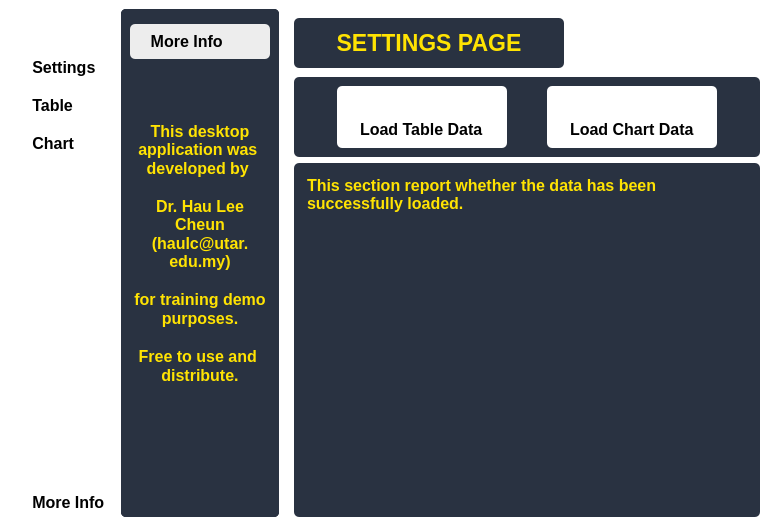
<?xml version="1.0" encoding="UTF-8"?>
<ui version="4.0">
 <class>MainWindow</class>
 <widget class="QMainWindow" name="MainWindow">
  <property name="geometry">
   <rect>
    <x>0</x>
    <y>0</y>
    <width>778</width>
    <height>526</height>
   </rect>
  </property>
  <property name="windowTitle">
   <string>MainWindow</string>
  </property>
  <property name="styleSheet">
   <string notr="true">*{
background: #fff;
border: none;
padding: 0;
margin: 0;
}

#leftMenuSubContainer QPushButton{
text-align: left;
padding: 5px 10px;
border-top-left-radius: 10px;
border-bottom-left-radius: 10px;
}
</string>
  </property>
  <widget class="QWidget" name="centralwidget">
   <layout class="QHBoxLayout" name="horizontalLayout" stretch="0,0,2">
    <item alignment="Qt::AlignLeft">
     <widget class="QWidget" name="leftMenuContainer" native="true">
      <property name="minimumSize">
       <size>
        <width>0</width>
        <height>0</height>
       </size>
      </property>
      <property name="styleSheet">
       <string notr="true"/>
      </property>
      <layout class="QVBoxLayout" name="verticalLayout">
       <property name="spacing">
        <number>0</number>
       </property>
       <property name="leftMargin">
        <number>0</number>
       </property>
       <property name="topMargin">
        <number>0</number>
       </property>
       <property name="rightMargin">
        <number>0</number>
       </property>
       <property name="bottomMargin">
        <number>0</number>
       </property>
       <item alignment="Qt::AlignLeft">
        <widget class="QWidget" name="leftMenuSubContainer" native="true">
         <layout class="QVBoxLayout" name="verticalLayout_2" stretch="0,0,2,0">
          <property name="spacing">
           <number>0</number>
          </property>
          <property name="leftMargin">
           <number>0</number>
          </property>
          <property name="topMargin">
           <number>0</number>
          </property>
          <property name="rightMargin">
           <number>0</number>
          </property>
          <property name="bottomMargin">
           <number>0</number>
          </property>
          <item alignment="Qt::AlignTop">
           <widget class="QFrame" name="frame">
            <property name="styleSheet">
             <string notr="true"/>
            </property>
            <property name="frameShape">
             <enum>QFrame::StyledPanel</enum>
            </property>
            <property name="frameShadow">
             <enum>QFrame::Raised</enum>
            </property>
            <layout class="QVBoxLayout" name="verticalLayout_3">
             <property name="spacing">
              <number>0</number>
             </property>
             <property name="leftMargin">
              <number>0</number>
             </property>
             <property name="topMargin">
              <number>0</number>
             </property>
             <property name="rightMargin">
              <number>0</number>
             </property>
             <property name="bottomMargin">
              <number>0</number>
             </property>
             <item>
              <widget class="QPushButton" name="menuBtn">
               <property name="font">
                <font>
                 <pointsize>12</pointsize>
                </font>
               </property>
               <property name="text">
                <string/>
               </property>
               <property name="icon">
                <iconset>
                 <normaloff>../resources/menuExpandBtn1.png</normaloff>../resources/menuExpandBtn1.png</iconset>
               </property>
               <property name="iconSize">
                <size>
                 <width>25</width>
                 <height>25</height>
                </size>
               </property>
              </widget>
             </item>
            </layout>
           </widget>
          </item>
          <item>
           <widget class="QFrame" name="frame_2">
            <property name="sizePolicy">
             <sizepolicy hsizetype="Preferred" vsizetype="Expanding">
              <horstretch>0</horstretch>
              <verstretch>0</verstretch>
             </sizepolicy>
            </property>
            <property name="styleSheet">
             <string notr="true"/>
            </property>
            <property name="frameShape">
             <enum>QFrame::StyledPanel</enum>
            </property>
            <property name="frameShadow">
             <enum>QFrame::Raised</enum>
            </property>
            <layout class="QVBoxLayout" name="verticalLayout_4">
             <property name="spacing">
              <number>9</number>
             </property>
             <property name="leftMargin">
              <number>0</number>
             </property>
             <property name="topMargin">
              <number>15</number>
             </property>
             <property name="rightMargin">
              <number>0</number>
             </property>
             <property name="bottomMargin">
              <number>0</number>
             </property>
             <item>
              <widget class="QPushButton" name="settingsBtn">
               <property name="font">
                <font>
                 <pointsize>12</pointsize>
                 <bold>true</bold>
                </font>
               </property>
               <property name="text">
                <string>   Settings</string>
               </property>
               <property name="icon">
                <iconset>
                 <normaloff>../resources/settingsBtn.png</normaloff>../resources/settingsBtn.png</iconset>
               </property>
               <property name="iconSize">
                <size>
                 <width>25</width>
                 <height>25</height>
                </size>
               </property>
              </widget>
             </item>
             <item>
              <widget class="QPushButton" name="tableBtn">
               <property name="font">
                <font>
                 <pointsize>12</pointsize>
                 <bold>true</bold>
                </font>
               </property>
               <property name="text">
                <string>   Table</string>
               </property>
               <property name="icon">
                <iconset>
                 <normaloff>../resources/tableBtn.png</normaloff>../resources/tableBtn.png</iconset>
               </property>
               <property name="iconSize">
                <size>
                 <width>25</width>
                 <height>25</height>
                </size>
               </property>
              </widget>
             </item>
             <item>
              <widget class="QPushButton" name="chartBtn">
               <property name="font">
                <font>
                 <pointsize>12</pointsize>
                 <bold>true</bold>
                </font>
               </property>
               <property name="text">
                <string>   Chart</string>
               </property>
               <property name="icon">
                <iconset>
                 <normaloff>../resources/chartBtn.png</normaloff>../resources/chartBtn.png</iconset>
               </property>
               <property name="iconSize">
                <size>
                 <width>25</width>
                 <height>25</height>
                </size>
               </property>
              </widget>
             </item>
            </layout>
           </widget>
          </item>
          <item>
           <spacer name="verticalSpacer">
            <property name="orientation">
             <enum>Qt::Vertical</enum>
            </property>
            <property name="sizeHint" stdset="0">
             <size>
              <width>20</width>
              <height>40</height>
             </size>
            </property>
           </spacer>
          </item>
          <item alignment="Qt::AlignBottom">
           <widget class="QFrame" name="frame_3">
            <property name="styleSheet">
             <string notr="true"/>
            </property>
            <property name="frameShape">
             <enum>QFrame::StyledPanel</enum>
            </property>
            <property name="frameShadow">
             <enum>QFrame::Raised</enum>
            </property>
            <layout class="QVBoxLayout" name="verticalLayout_5">
             <property name="spacing">
              <number>0</number>
             </property>
             <property name="leftMargin">
              <number>0</number>
             </property>
             <property name="topMargin">
              <number>0</number>
             </property>
             <property name="rightMargin">
              <number>0</number>
             </property>
             <property name="bottomMargin">
              <number>0</number>
             </property>
             <item>
              <widget class="QPushButton" name="likeBtn">
               <property name="font">
                <font>
                 <pointsize>12</pointsize>
                 <bold>true</bold>
                </font>
               </property>
               <property name="text">
                <string>   More Info</string>
               </property>
               <property name="icon">
                <iconset>
                 <normaloff>../resources/likeBtn.png</normaloff>../resources/likeBtn.png</iconset>
               </property>
               <property name="iconSize">
                <size>
                 <width>25</width>
                 <height>25</height>
                </size>
               </property>
              </widget>
             </item>
            </layout>
           </widget>
          </item>
         </layout>
        </widget>
       </item>
      </layout>
     </widget>
    </item>
    <item alignment="Qt::AlignLeft">
     <widget class="QWidget" name="centerMenuContainer" native="true">
      <property name="styleSheet">
       <string notr="true">background: #293241; 
border-radius: 5px;</string>
      </property>
      <layout class="QVBoxLayout" name="verticalLayout_6" stretch="0">
       <property name="spacing">
        <number>0</number>
       </property>
       <property name="leftMargin">
        <number>0</number>
       </property>
       <property name="topMargin">
        <number>0</number>
       </property>
       <property name="rightMargin">
        <number>0</number>
       </property>
       <property name="bottomMargin">
        <number>0</number>
       </property>
       <item>
        <widget class="QWidget" name="centerMenuSubContainer" native="true">
         <layout class="QVBoxLayout" name="verticalLayout_8">
          <property name="spacing">
           <number>0</number>
          </property>
          <property name="leftMargin">
           <number>0</number>
          </property>
          <property name="topMargin">
           <number>0</number>
          </property>
          <property name="rightMargin">
           <number>0</number>
          </property>
          <property name="bottomMargin">
           <number>0</number>
          </property>
          <item>
           <widget class="QFrame" name="frame_4">
            <property name="frameShape">
             <enum>QFrame::StyledPanel</enum>
            </property>
            <property name="frameShadow">
             <enum>QFrame::Raised</enum>
            </property>
            <layout class="QVBoxLayout" name="verticalLayout_7">
             <property name="leftMargin">
              <number>9</number>
             </property>
             <property name="topMargin">
              <number>15</number>
             </property>
             <property name="bottomMargin">
              <number>12</number>
             </property>
             <item>
              <widget class="QPushButton" name="closeMoreMenuBtn">
               <property name="minimumSize">
                <size>
                 <width>0</width>
                 <height>35</height>
                </size>
               </property>
               <property name="font">
                <font>
                 <pointsize>12</pointsize>
                 <bold>true</bold>
                </font>
               </property>
               <property name="layoutDirection">
                <enum>Qt::RightToLeft</enum>
               </property>
               <property name="styleSheet">
                <string notr="true">background-color: #ededed;
border-radius: 5px;</string>
               </property>
               <property name="text">
                <string>More Info      </string>
               </property>
               <property name="icon">
                <iconset>
                 <normaloff>../resources/closeBtn.png</normaloff>../resources/closeBtn.png</iconset>
               </property>
               <property name="iconSize">
                <size>
                 <width>15</width>
                 <height>15</height>
                </size>
               </property>
              </widget>
             </item>
            </layout>
           </widget>
          </item>
          <item>
           <widget class="QFrame" name="frame_5">
            <property name="frameShape">
             <enum>QFrame::StyledPanel</enum>
            </property>
            <property name="frameShadow">
             <enum>QFrame::Raised</enum>
            </property>
            <layout class="QHBoxLayout" name="horizontalLayout_2">
             <item>
              <widget class="QTextEdit" name="textEdit">
               <property name="maximumSize">
                <size>
                 <width>140</width>
                 <height>16777215</height>
                </size>
               </property>
               <property name="font">
                <font>
                 <pointsize>12</pointsize>
                </font>
               </property>
               <property name="styleSheet">
                <string notr="true">	color: #FFE302;</string>
               </property>
               <property name="readOnly">
                <bool>true</bool>
               </property>
               <property name="html">
                <string>&lt;!DOCTYPE HTML PUBLIC &quot;-//W3C//DTD HTML 4.0//EN&quot; &quot;http://www.w3.org/TR/REC-html40/strict.dtd&quot;&gt;
&lt;html&gt;&lt;head&gt;&lt;meta name=&quot;qrichtext&quot; content=&quot;1&quot; /&gt;&lt;meta charset=&quot;utf-8&quot; /&gt;&lt;style type=&quot;text/css&quot;&gt;
p, li { white-space: pre-wrap; }
hr { height: 1px; border-width: 0; }
li.unchecked::marker { content: &quot;\2610&quot;; }
li.checked::marker { content: &quot;\2612&quot;; }
&lt;/style&gt;&lt;/head&gt;&lt;body style=&quot; font-family:'Segoe UI'; font-size:12pt; font-weight:400; font-style:normal;&quot;&gt;
&lt;p style=&quot;-qt-paragraph-type:empty; margin-top:0px; margin-bottom:0px; margin-left:0px; margin-right:0px; -qt-block-indent:0; text-indent:0px;&quot;&gt;&lt;br /&gt;&lt;/p&gt;
&lt;p style=&quot;-qt-paragraph-type:empty; margin-top:0px; margin-bottom:0px; margin-left:0px; margin-right:0px; -qt-block-indent:0; text-indent:0px;&quot;&gt;&lt;br /&gt;&lt;/p&gt;
&lt;p align=&quot;center&quot; style=&quot; margin-top:0px; margin-bottom:0px; margin-left:0px; margin-right:0px; -qt-block-indent:0; text-indent:0px;&quot;&gt;&lt;span style=&quot; font-weight:700;&quot;&gt;This desktop application was &lt;/span&gt;&lt;/p&gt;
&lt;p align=&quot;center&quot; style=&quot; margin-top:0px; margin-bottom:0px; margin-left:0px; margin-right:0px; -qt-block-indent:0; text-indent:0px;&quot;&gt;&lt;span style=&quot; font-weight:700;&quot;&gt;developed by &lt;/span&gt;&lt;/p&gt;
&lt;p align=&quot;center&quot; style=&quot;-qt-paragraph-type:empty; margin-top:0px; margin-bottom:0px; margin-left:0px; margin-right:0px; -qt-block-indent:0; text-indent:0px; font-weight:700;&quot;&gt;&lt;br /&gt;&lt;/p&gt;
&lt;p align=&quot;center&quot; style=&quot; margin-top:0px; margin-bottom:0px; margin-left:0px; margin-right:0px; -qt-block-indent:0; text-indent:0px;&quot;&gt;&lt;span style=&quot; font-weight:700;&quot;&gt;Dr. Hau Lee Cheun&lt;/span&gt;&lt;/p&gt;
&lt;p align=&quot;center&quot; style=&quot; margin-top:0px; margin-bottom:0px; margin-left:0px; margin-right:0px; -qt-block-indent:0; text-indent:0px;&quot;&gt;&lt;span style=&quot; font-weight:700;&quot;&gt;(haulc@utar.&lt;br /&gt;edu.my)&lt;/span&gt;&lt;/p&gt;
&lt;p align=&quot;center&quot; style=&quot;-qt-paragraph-type:empty; margin-top:0px; margin-bottom:0px; margin-left:0px; margin-right:0px; -qt-block-indent:0; text-indent:0px; font-weight:700;&quot;&gt;&lt;br /&gt;&lt;/p&gt;
&lt;p align=&quot;center&quot; style=&quot; margin-top:0px; margin-bottom:0px; margin-left:0px; margin-right:0px; -qt-block-indent:0; text-indent:0px;&quot;&gt;&lt;span style=&quot; font-weight:700;&quot;&gt;for training demo &lt;/span&gt;&lt;/p&gt;
&lt;p align=&quot;center&quot; style=&quot; margin-top:0px; margin-bottom:0px; margin-left:0px; margin-right:0px; -qt-block-indent:0; text-indent:0px;&quot;&gt;&lt;span style=&quot; font-weight:700;&quot;&gt;purposes.&lt;/span&gt;&lt;/p&gt;
&lt;p style=&quot;-qt-paragraph-type:empty; margin-top:0px; margin-bottom:0px; margin-left:0px; margin-right:0px; -qt-block-indent:0; text-indent:0px; font-weight:700;&quot;&gt;&lt;br /&gt;&lt;/p&gt;
&lt;p align=&quot;center&quot; style=&quot; margin-top:0px; margin-bottom:0px; margin-left:0px; margin-right:0px; -qt-block-indent:0; text-indent:0px;&quot;&gt;&lt;span style=&quot; font-weight:700;&quot;&gt;Free to use and &lt;/span&gt;&lt;/p&gt;
&lt;p align=&quot;center&quot; style=&quot; margin-top:0px; margin-bottom:0px; margin-left:0px; margin-right:0px; -qt-block-indent:0; text-indent:0px;&quot;&gt;&lt;span style=&quot; font-weight:700;&quot;&gt;distribute.&lt;/span&gt;&lt;/p&gt;&lt;/body&gt;&lt;/html&gt;</string>
               </property>
              </widget>
             </item>
            </layout>
           </widget>
          </item>
         </layout>
        </widget>
       </item>
      </layout>
     </widget>
    </item>
    <item>
     <widget class="QWidget" name="mainBodyContainer" native="true">
      <property name="styleSheet">
       <string notr="true"/>
      </property>
      <layout class="QVBoxLayout" name="verticalLayout_9">
       <property name="spacing">
        <number>0</number>
       </property>
       <property name="leftMargin">
        <number>0</number>
       </property>
       <property name="topMargin">
        <number>0</number>
       </property>
       <property name="rightMargin">
        <number>0</number>
       </property>
       <property name="bottomMargin">
        <number>0</number>
       </property>
       <item>
        <widget class="QStackedWidget" name="mainPages">
         <property name="currentIndex">
          <number>0</number>
         </property>
         <widget class="QWidget" name="settingPage">
          <layout class="QVBoxLayout" name="verticalLayout_10" stretch="0,2">
           <property name="spacing">
            <number>0</number>
           </property>
           <property name="leftMargin">
            <number>0</number>
           </property>
           <property name="topMargin">
            <number>0</number>
           </property>
           <property name="rightMargin">
            <number>0</number>
           </property>
           <property name="bottomMargin">
            <number>0</number>
           </property>
           <item alignment="Qt::AlignLeft|Qt::AlignTop">
            <widget class="QFrame" name="settingPageHeader">
             <property name="styleSheet">
              <string notr="true"/>
             </property>
             <property name="frameShape">
              <enum>QFrame::StyledPanel</enum>
             </property>
             <property name="frameShadow">
              <enum>QFrame::Raised</enum>
             </property>
             <layout class="QHBoxLayout" name="horizontalLayout_3">
              <property name="leftMargin">
               <number>9</number>
              </property>
              <item alignment="Qt::AlignLeft">
               <widget class="QPushButton" name="settingsPageLabel">
                <property name="minimumSize">
                 <size>
                  <width>270</width>
                  <height>50</height>
                 </size>
                </property>
                <property name="font">
                 <font>
                  <pointsize>17</pointsize>
                  <italic>false</italic>
                  <bold>true</bold>
                  <underline>false</underline>
                 </font>
                </property>
                <property name="styleSheet">
                 <string notr="true">background: #293241; 
color: #FFE302;
border-radius: 5px;</string>
                </property>
                <property name="text">
                 <string>SETTINGS PAGE</string>
                </property>
                <property name="icon">
                 <iconset>
                  <normaloff>../resources/settingsBtn.png</normaloff>../resources/settingsBtn.png</iconset>
                </property>
                <property name="iconSize">
                 <size>
                  <width>0</width>
                  <height>0</height>
                 </size>
                </property>
               </widget>
              </item>
             </layout>
            </widget>
           </item>
           <item>
            <widget class="QFrame" name="settingPageContent">
             <property name="styleSheet">
              <string notr="true"/>
             </property>
             <property name="frameShape">
              <enum>QFrame::StyledPanel</enum>
             </property>
             <property name="frameShadow">
              <enum>QFrame::Raised</enum>
             </property>
             <layout class="QVBoxLayout" name="verticalLayout_13" stretch="0,2">
              <property name="topMargin">
               <number>0</number>
              </property>
              <property name="bottomMargin">
               <number>0</number>
              </property>
              <item>
               <widget class="QFrame" name="sP_topSection">
                <property name="styleSheet">
                 <string notr="true">background: #293241; 
border-radius: 5px;</string>
                </property>
                <property name="frameShape">
                 <enum>QFrame::StyledPanel</enum>
                </property>
                <property name="frameShadow">
                 <enum>QFrame::Raised</enum>
                </property>
                <layout class="QHBoxLayout" name="horizontalLayout_6">
                 <item>
                  <widget class="QFrame" name="sP_tS_in1">
                   <property name="maximumSize">
                    <size>
                     <width>170</width>
                     <height>95</height>
                    </size>
                   </property>
                   <property name="styleSheet">
                    <string notr="true">background-color: #fff;
border-radius: 5px;</string>
                   </property>
                   <property name="frameShape">
                    <enum>QFrame::StyledPanel</enum>
                   </property>
                   <property name="frameShadow">
                    <enum>QFrame::Raised</enum>
                   </property>
                   <layout class="QVBoxLayout" name="verticalLayout_15">
                    <item>
                     <widget class="QPushButton" name="settingsBtn_2">
                      <property name="font">
                       <font>
                        <pointsize>12</pointsize>
                        <bold>true</bold>
                       </font>
                      </property>
                      <property name="text">
                       <string/>
                      </property>
                      <property name="icon">
                       <iconset>
                        <normaloff>../resources/tableBtn.png</normaloff>../resources/tableBtn.png</iconset>
                      </property>
                      <property name="iconSize">
                       <size>
                        <width>50</width>
                        <height>50</height>
                       </size>
                      </property>
                     </widget>
                    </item>
                    <item alignment="Qt::AlignHCenter">
                     <widget class="QLabel" name="label">
                      <property name="font">
                       <font>
                        <pointsize>12</pointsize>
                        <bold>true</bold>
                       </font>
                      </property>
                      <property name="text">
                       <string>Load Table Data</string>
                      </property>
                     </widget>
                    </item>
                   </layout>
                  </widget>
                 </item>
                 <item>
                  <widget class="QFrame" name="sP_tS_in2">
                   <property name="maximumSize">
                    <size>
                     <width>170</width>
                     <height>95</height>
                    </size>
                   </property>
                   <property name="styleSheet">
                    <string notr="true">background-color: #fff;
border-radius: 5px;</string>
                   </property>
                   <property name="frameShape">
                    <enum>QFrame::StyledPanel</enum>
                   </property>
                   <property name="frameShadow">
                    <enum>QFrame::Raised</enum>
                   </property>
                   <layout class="QVBoxLayout" name="verticalLayout_14">
                    <item>
                     <widget class="QPushButton" name="settingsBtn_3">
                      <property name="font">
                       <font>
                        <pointsize>12</pointsize>
                        <bold>true</bold>
                       </font>
                      </property>
                      <property name="text">
                       <string/>
                      </property>
                      <property name="icon">
                       <iconset>
                        <normaloff>../resources/chartBtn.png</normaloff>../resources/chartBtn.png</iconset>
                      </property>
                      <property name="iconSize">
                       <size>
                        <width>50</width>
                        <height>50</height>
                       </size>
                      </property>
                     </widget>
                    </item>
                    <item alignment="Qt::AlignHCenter">
                     <widget class="QLabel" name="label_2">
                      <property name="font">
                       <font>
                        <pointsize>12</pointsize>
                        <bold>true</bold>
                       </font>
                      </property>
                      <property name="text">
                       <string>Load Chart Data</string>
                      </property>
                     </widget>
                    </item>
                   </layout>
                  </widget>
                 </item>
                </layout>
               </widget>
              </item>
              <item>
               <widget class="QFrame" name="sP_midSection">
                <property name="styleSheet">
                 <string notr="true">background: #293241; 
border-radius: 5px;</string>
                </property>
                <property name="frameShape">
                 <enum>QFrame::StyledPanel</enum>
                </property>
                <property name="frameShadow">
                 <enum>QFrame::Raised</enum>
                </property>
                <layout class="QVBoxLayout" name="verticalLayout_17">
                 <item>
                  <widget class="QTextEdit" name="sP_tS_out">
                   <property name="maximumSize">
                    <size>
                     <width>16777215</width>
                     <height>16777215</height>
                    </size>
                   </property>
                   <property name="font">
                    <font>
                     <pointsize>12</pointsize>
                     <bold>true</bold>
                    </font>
                   </property>
                   <property name="styleSheet">
                    <string notr="true">	color: #FFE302;</string>
                   </property>
                   <property name="readOnly">
                    <bool>true</bool>
                   </property>
                   <property name="html">
                    <string>&lt;!DOCTYPE HTML PUBLIC &quot;-//W3C//DTD HTML 4.0//EN&quot; &quot;http://www.w3.org/TR/REC-html40/strict.dtd&quot;&gt;
&lt;html&gt;&lt;head&gt;&lt;meta name=&quot;qrichtext&quot; content=&quot;1&quot; /&gt;&lt;meta charset=&quot;utf-8&quot; /&gt;&lt;style type=&quot;text/css&quot;&gt;
p, li { white-space: pre-wrap; }
hr { height: 1px; border-width: 0; }
li.unchecked::marker { content: &quot;\2610&quot;; }
li.checked::marker { content: &quot;\2612&quot;; }
&lt;/style&gt;&lt;/head&gt;&lt;body style=&quot; font-family:'Segoe UI'; font-size:12pt; font-weight:700; font-style:normal;&quot;&gt;
&lt;p style=&quot; margin-top:0px; margin-bottom:0px; margin-left:0px; margin-right:0px; -qt-block-indent:0; text-indent:0px;&quot;&gt;This section report whether the data has been successfully loaded.&lt;/p&gt;&lt;/body&gt;&lt;/html&gt;</string>
                   </property>
                  </widget>
                 </item>
                </layout>
               </widget>
              </item>
             </layout>
            </widget>
           </item>
          </layout>
         </widget>
         <widget class="QWidget" name="tablePage">
          <layout class="QVBoxLayout" name="verticalLayout_11" stretch="0,2">
           <property name="spacing">
            <number>0</number>
           </property>
           <property name="leftMargin">
            <number>0</number>
           </property>
           <property name="topMargin">
            <number>0</number>
           </property>
           <property name="rightMargin">
            <number>0</number>
           </property>
           <property name="bottomMargin">
            <number>0</number>
           </property>
           <item alignment="Qt::AlignLeft|Qt::AlignTop">
            <widget class="QFrame" name="tablePageHeader">
             <property name="styleSheet">
              <string notr="true"/>
             </property>
             <property name="frameShape">
              <enum>QFrame::StyledPanel</enum>
             </property>
             <property name="frameShadow">
              <enum>QFrame::Raised</enum>
             </property>
             <layout class="QHBoxLayout" name="horizontalLayout_4">
              <property name="leftMargin">
               <number>9</number>
              </property>
              <item>
               <widget class="QPushButton" name="tablePageLabel">
                <property name="minimumSize">
                 <size>
                  <width>270</width>
                  <height>50</height>
                 </size>
                </property>
                <property name="font">
                 <font>
                  <pointsize>17</pointsize>
                  <bold>true</bold>
                 </font>
                </property>
                <property name="styleSheet">
                 <string notr="true">background: #293241; 
color: #FFE302;
border-radius: 5px;</string>
                </property>
                <property name="text">
                 <string>TABLE PAGE</string>
                </property>
                <property name="icon">
                 <iconset>
                  <normaloff>../resources/tableBtn.png</normaloff>../resources/tableBtn.png</iconset>
                </property>
                <property name="iconSize">
                 <size>
                  <width>0</width>
                  <height>0</height>
                 </size>
                </property>
               </widget>
              </item>
             </layout>
            </widget>
           </item>
           <item>
            <widget class="QFrame" name="tablePageContent">
             <property name="styleSheet">
              <string notr="true">background: #293241; 
border-radius: 5px;</string>
             </property>
             <property name="frameShape">
              <enum>QFrame::StyledPanel</enum>
             </property>
             <property name="frameShadow">
              <enum>QFrame::Raised</enum>
             </property>
             <layout class="QVBoxLayout" name="verticalLayout_16"/>
            </widget>
           </item>
          </layout>
         </widget>
         <widget class="QWidget" name="chartPage">
          <layout class="QVBoxLayout" name="verticalLayout_12" stretch="0,2">
           <property name="spacing">
            <number>0</number>
           </property>
           <property name="leftMargin">
            <number>0</number>
           </property>
           <property name="topMargin">
            <number>0</number>
           </property>
           <property name="rightMargin">
            <number>0</number>
           </property>
           <property name="bottomMargin">
            <number>0</number>
           </property>
           <item alignment="Qt::AlignLeft|Qt::AlignTop">
            <widget class="QFrame" name="chartPageHeader">
             <property name="font">
              <font>
               <pointsize>17</pointsize>
               <bold>true</bold>
              </font>
             </property>
             <property name="styleSheet">
              <string notr="true"/>
             </property>
             <property name="frameShape">
              <enum>QFrame::StyledPanel</enum>
             </property>
             <property name="frameShadow">
              <enum>QFrame::Raised</enum>
             </property>
             <layout class="QHBoxLayout" name="horizontalLayout_5">
              <property name="leftMargin">
               <number>9</number>
              </property>
              <item>
               <widget class="QPushButton" name="chartPageLabel">
                <property name="minimumSize">
                 <size>
                  <width>270</width>
                  <height>50</height>
                 </size>
                </property>
                <property name="font">
                 <font>
                  <pointsize>17</pointsize>
                  <bold>true</bold>
                 </font>
                </property>
                <property name="styleSheet">
                 <string notr="true">background: #293241; 
color: #FFE302;
border-radius: 5px;</string>
                </property>
                <property name="text">
                 <string>CHART PAGE</string>
                </property>
                <property name="icon">
                 <iconset>
                  <normaloff>../resources/chartBtn.png</normaloff>../resources/chartBtn.png</iconset>
                </property>
                <property name="iconSize">
                 <size>
                  <width>0</width>
                  <height>0</height>
                 </size>
                </property>
               </widget>
              </item>
             </layout>
            </widget>
           </item>
           <item>
            <widget class="QFrame" name="chartPageContent">
             <property name="styleSheet">
              <string notr="true">background: #293241; 
border-radius: 5px;</string>
             </property>
             <property name="frameShape">
              <enum>QFrame::StyledPanel</enum>
             </property>
             <property name="frameShadow">
              <enum>QFrame::Raised</enum>
             </property>
            </widget>
           </item>
          </layout>
         </widget>
        </widget>
       </item>
      </layout>
     </widget>
    </item>
   </layout>
  </widget>
 </widget>
 <resources>
  <include location="../resources.qrc"/>
 </resources>
 <connections/>
</ui>
